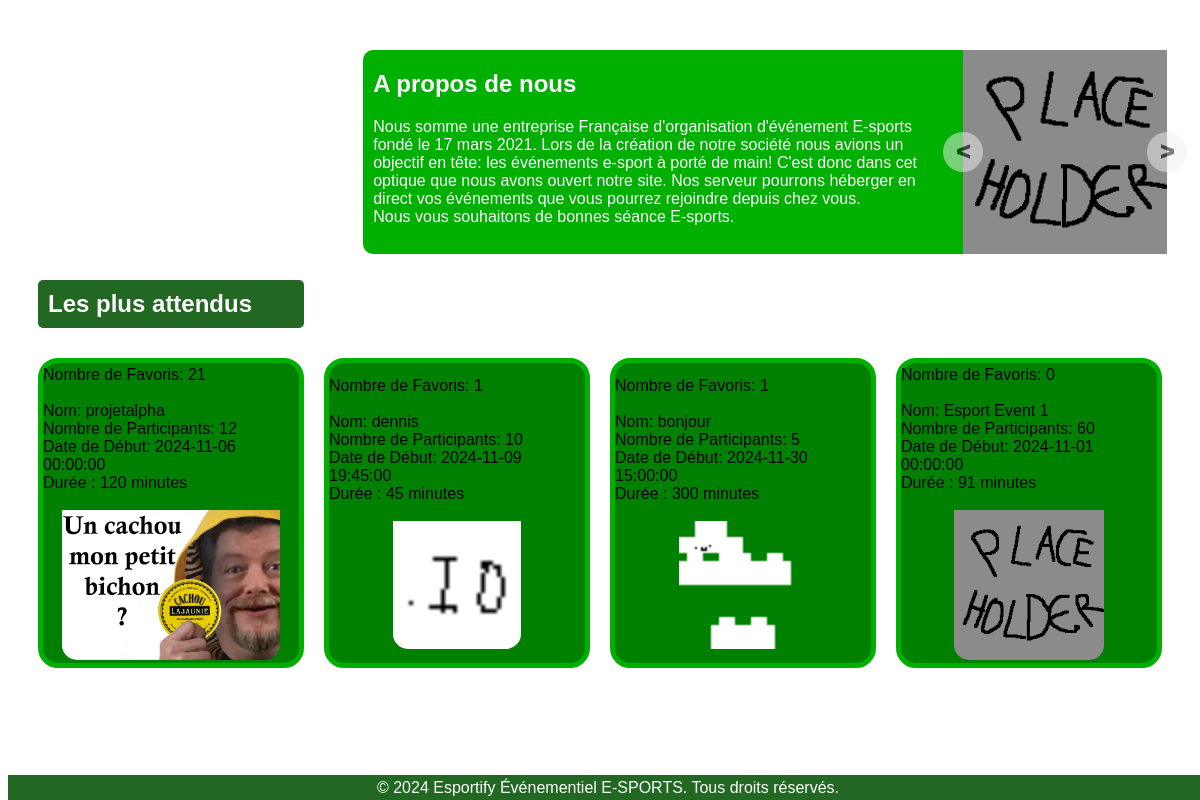
The page /code/home.php on the database its author committed.
### tables this page shows
CREATE TABLE `events` (
  `eventID` int(11) NOT NULL,
  `name` varchar(100) NOT NULL,
  `description` text DEFAULT NULL,
  `nb_of_participant` int(11) DEFAULT 0,
  `isVisible` tinyint(1) DEFAULT 0,
  `start_date` datetime NOT NULL,
  `duration_minutes` int(11) NOT NULL,
  `image_path` varchar(255) DEFAULT NULL,
  `creatorID` int(11) DEFAULT NULL
);

### code/home.php (the view, shortened to what this page needs)
<?php
require 'db-connection.php';
$sql = "SELECT e.eventid, e.name, e.nb_of_participant, e.start_date, e.duration_minutes, e.image_path, COUNT(f.userid) AS favorite_count
FROM events e
LEFT JOIN favorites f ON e.eventid = f.eventid
WHERE e.isvisible = true
GROUP BY e.eventid
ORDER BY favorite_count DESC, e.start_date ASC, e.name ASC
LIMIT 4";
$result = $conn->query($sql);
?>
<!DOCTYPE html>
<html lang="fr">
<head>
    <link rel="stylesheet" href="css/home.css">
    <link rel="stylesheet" href="css/square-title.css">
    <link rel="stylesheet" href="css/event.css">
    <link rel="stylesheet" href="css/body-style.css">
</head>
<body>
    <div class="news">
        <div class="news-txt">
            <h2>A propos de nous</h2>
            <p>Nous somme une entreprise Française d'organisation d'événement E-sports fondé le 17 mars 2021. Lors de la création de notre société nous avions un objectif en tête: les événements e-sport à porté de main! C'est donc dans cet optique que nous avons ouvert notre site. Nos serveur pourrons héberger en direct vos événements que vous pourrez rejoindre depuis chez vous.<br>Nous vous souhaitons de bonnes séance E-sports.</p>
        </div>
        <div class="img-diapo">
            <button class="arrow left-arrow">&lt;</button>
            <img class="responsive-img" src="pictures/place_holder.png" alt="place_holder, cause i don't have pictures">
            <button class="arrow right-arrow">&gt;</button>
        </div>
    </div>
    <h2 class="tt-sq">Les plus attendus</h2>
    <div class="event-list">
        <?php if ($result && $result->num_rows > 0) :
            foreach ($result as $event) : ?>
                <div class="event">
                    <?php
                    echo "Nombre de Favoris: " . htmlspecialchars($event['favorite_count']) . "<br><br>";
                    echo "Nom: " . htmlspecialchars($event['name']) . "<br>";
                    echo "Nombre de Participants: " . htmlspecialchars($event['nb_of_participant']) . "<br>";
                    echo "Date de Début: " . htmlspecialchars($event['start_date']) . "<br>";
                    echo "Durée : " . htmlspecialchars($event['duration_minutes']) . " minutes<br><br>";
                    ?>
                    <img class="image" src="<?php echo htmlspecialchars($event['image_path']) ?>" alt="image de l'événement">
                </div>
            <?php endforeach;
        endif; ?>
    </div>
</body>
</html>

### code/css/home.css (style rules this page uses)
.news { display: grid; grid-template-columns: auto auto; height: 200px; margin: 50px 25px 0 30%; }
.responsive-img { height: 100%; object-fit: cover; }
.img-diapo { position: relative; }
.news-txt { color: #fff; background-color: #00B000; padding: 0px 10px; border-radius: 10px 0 0 10px; }
.arrow { opacity: 0.5; font-weight: 1000; font-size: x-large; background-color: #f0f0f0; border: none; border-radius: 50%; width: 40px; height: 40px; display: flex; align-items: center; justify-content: center; cursor: pointer; top: 50%; position: absolute; transition: opacity 0.5s; }
.left-arrow { transform: translateX(-50%) translateY(-50%); }
.right-arrow { left: 100%; transform: translateX(-50%) translateY(-50%); }

### code/css/square-title.css (style rules this page uses)
.tt-sq { color: #fff; margin: 30px 75% 0 30px; padding: 10px; background-color: #226822; border-radius: 5px; }

### code/css/event.css (style rules this page uses)
.image { min-width: 50%; max-width: 100%; border-radius: 0 0 15px 15px; max-height: 50%; }
.event-list { display: grid; grid-template-columns: repeat(4, 1fr); margin: 20px 20px 0 20px; padding-bottom: 40px; }
.event { height: 300px; margin: 10px 10px; border-radius: 20px; display: flex; flex-direction: column; justify-content: center; align-items: center; background-color: green; border: 5px solid #00B000; }

### code/css/body-style.css (style rules this page uses)
body { font-family: Arial, sans-serif; }

### rows shown on the page
events: favorite_count "21", name "projetalpha", nb_of_participant "12", start_date "2024-11-06 00:00:00", duration_minutes "120", image_path (picture)
events: favorite_count "1", name "dennis", nb_of_participant "10", start_date "2024-11-09 19:45:00", duration_minutes "45", image_path (picture)
events: favorite_count "1", name "bonjour", nb_of_participant "5", start_date "2024-11-30 15:00:00", duration_minutes "300", image_path (picture)
events: favorite_count "0", name "Esport Event 1", nb_of_participant "60", start_date "2024-11-01 00:00:00", duration_minutes "91", image_path (picture)
